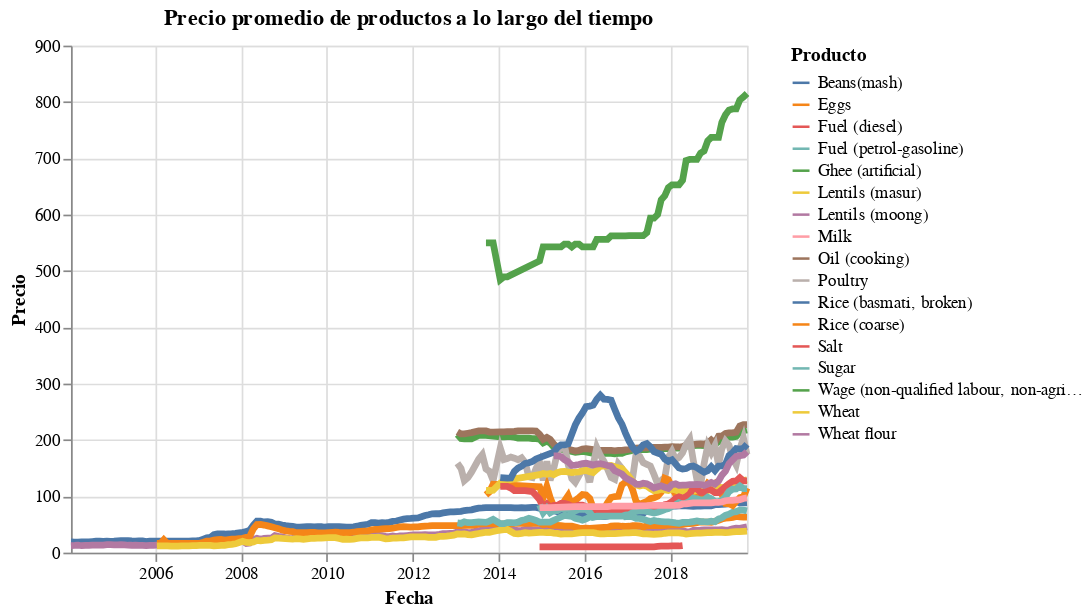

Notebook cell for this chart:
### Code cell
# Gráfica integrada
plot = alt.Chart(source).mark_line(size = 4).encode(
    alt.X('date:T', title="Fecha"),
    alt.Y('price:Q', title="Precio"),
    alt.Color('producto:N', title="Producto")).properties(title="Precio promedio de productos a lo largo del tiempo",
                width=400, height=300
    )
plot

### Figure 1 — Vega-Lite specification as saved in the notebook (floating-point values rounded to 4 significant figures; data arrays with more than 128 entries replaced by an {"elided": "..."} marker saying what was removed)
{"$schema": "https://vega.github.io/schema/vega-lite/v4.8.1.json", "config": {"view": {"continuousHeight": 300, "continuousWidth": 400}}, "data": {"name": "data-f9dd2a0e58cb6c6b69e90a22d46363e9"}, "datasets": {"data-f9dd2a0e58cb6c6b69e90a22d46363e9": {"elided": "1565 records"}}, "encoding": {"color": {"field": "producto", "title": "Producto", "type": "nominal"}, "x": {"field": "date", "title": "Fecha", "type": "temporal"}, "y": {"field": "price", "title": "Precio", "type": "quantitative"}}, "height": 300, "mark": {"size": 4, "type": "line"}, "title": "Precio promedio de productos a lo largo del tiempo", "width": 400}
